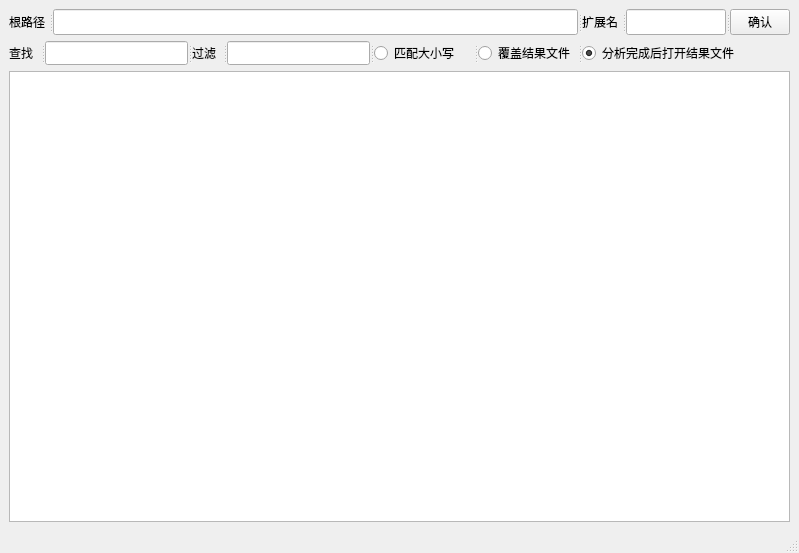
<?xml version="1.0" encoding="UTF-8"?>
<ui version="4.0">
 <class>MainWindow</class>
 <widget class="QMainWindow" name="MainWindow">
  <property name="geometry">
   <rect>
    <x>0</x>
    <y>0</y>
    <width>799</width>
    <height>553</height>
   </rect>
  </property>
  <property name="windowTitle">
   <string>MainWindow</string>
  </property>
  <widget class="QWidget" name="centralwidget">
   <layout class="QGridLayout" name="gridLayout">
    <item row="0" column="0">
     <widget class="QSplitter" name="splitter">
      <property name="orientation">
       <enum>Qt::Horizontal</enum>
      </property>
      <widget class="QLabel" name="label">
       <property name="maximumSize">
        <size>
         <width>40</width>
         <height>16777215</height>
        </size>
       </property>
       <property name="text">
        <string>根路径</string>
       </property>
      </widget>
      <widget class="QLineEdit" name="root_path_text"/>
      <widget class="QLabel" name="label_2">
       <property name="maximumSize">
        <size>
         <width>40</width>
         <height>16777215</height>
        </size>
       </property>
       <property name="text">
        <string>扩展名</string>
       </property>
      </widget>
      <widget class="QLineEdit" name="ext_text">
       <property name="maximumSize">
        <size>
         <width>100</width>
         <height>16777215</height>
        </size>
       </property>
      </widget>
      <widget class="QPushButton" name="pushButton">
       <property name="maximumSize">
        <size>
         <width>60</width>
         <height>16777215</height>
        </size>
       </property>
       <property name="text">
        <string>确认</string>
       </property>
      </widget>
     </widget>
    </item>
    <item row="1" column="0">
     <widget class="QSplitter" name="splitter_2">
      <property name="minimumSize">
       <size>
        <width>0</width>
        <height>23</height>
       </size>
      </property>
      <property name="orientation">
       <enum>Qt::Horizontal</enum>
      </property>
      <widget class="QLabel" name="label_3">
       <property name="maximumSize">
        <size>
         <width>40</width>
         <height>16777215</height>
        </size>
       </property>
       <property name="text">
        <string>查找</string>
       </property>
      </widget>
      <widget class="QLineEdit" name="key_text">
       <property name="maximumSize">
        <size>
         <width>200</width>
         <height>16777215</height>
        </size>
       </property>
      </widget>
      <widget class="QLabel" name="label_4">
       <property name="maximumSize">
        <size>
         <width>40</width>
         <height>16777215</height>
        </size>
       </property>
       <property name="text">
        <string>过滤</string>
       </property>
      </widget>
      <widget class="QLineEdit" name="filter_text">
       <property name="maximumSize">
        <size>
         <width>16777215</width>
         <height>16777215</height>
        </size>
       </property>
       <property name="text">
        <string/>
       </property>
      </widget>
      <widget class="QRadioButton" name="reg_cap_btn">
       <property name="minimumSize">
        <size>
         <width>0</width>
         <height>20</height>
        </size>
       </property>
       <property name="maximumSize">
        <size>
         <width>100</width>
         <height>16777215</height>
        </size>
       </property>
       <property name="text">
        <string>匹配大小写</string>
       </property>
      </widget>
      <widget class="QRadioButton" name="allow_cover_btn">
       <property name="maximumSize">
        <size>
         <width>100</width>
         <height>16777215</height>
        </size>
       </property>
       <property name="text">
        <string>覆盖结果文件</string>
       </property>
      </widget>
      <widget class="QRadioButton" name="auto_result_btn">
       <property name="text">
        <string>分析完成后打开结果文件</string>
       </property>
       <property name="checked">
        <bool>true</bool>
       </property>
      </widget>
     </widget>
    </item>
    <item row="2" column="0">
     <widget class="QTextEdit" name="result_text"/>
    </item>
   </layout>
   <zorder>splitter_3</zorder>
   <zorder>result_text</zorder>
   <zorder>splitter</zorder>
  </widget>
  <widget class="QMenuBar" name="menubar">
   <property name="geometry">
    <rect>
     <x>0</x>
     <y>0</y>
     <width>799</width>
     <height>22</height>
    </rect>
   </property>
  </widget>
  <widget class="QStatusBar" name="statusbar"/>
 </widget>
 <resources/>
 <connections/>
</ui>
